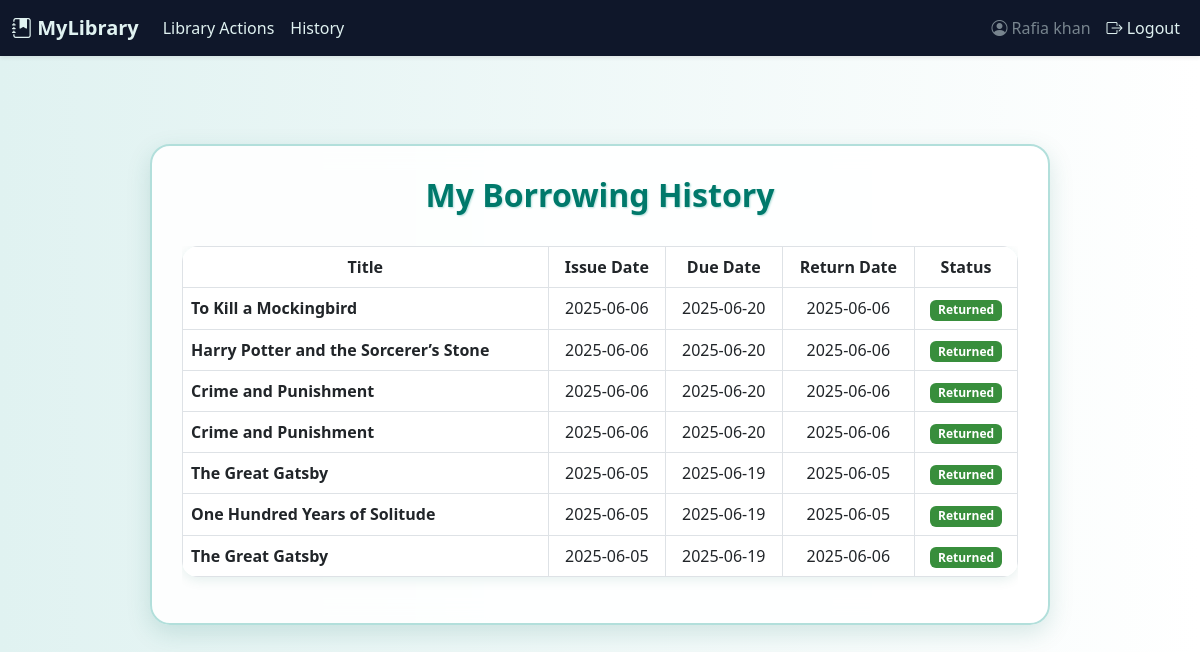
/user_history (signed in), run on the app's committed database.
### tables this page shows
CREATE TABLE Transactions (
    transaction_id INTEGER PRIMARY KEY AUTOINCREMENT,
    user_id INTEGER,
    book_id INTEGER,
    issue_date DATE NOT NULL,
    due_date DATE NOT NULL,
    return_date DATE,
    status TEXT DEFAULT 'borrowed',
    FOREIGN KEY (user_id) REFERENCES Users(user_id),
    FOREIGN KEY (book_id) REFERENCES Books(book_id)
);

CREATE TABLE Books (
    book_id INTEGER PRIMARY KEY AUTOINCREMENT,
    title TEXT NOT NULL,
    author_name TEXT,
    edition TEXT,
    publisher TEXT,
    language TEXT,
    published_year INTEGER,
    total_copies INTEGER DEFAULT 1,
    available_copies INTEGER DEFAULT 1
);

### routes/book_routes.py (the view)
    def wrapper(*args, **kwargs):
        if 'user_id' not in session:
            return redirect(url_for('auth.auth'))
        return view_func(*args, **kwargs)

### routes/book_routes.py (called while the page is built)
def login_required(view_func):
    def wrapper(*args, **kwargs):
        if 'user_id' not in session:
            return redirect(url_for('auth.auth'))
        return view_func(*args, **kwargs)
    wrapper.__name__ = view_func.__name__
    return wrapper

@book_bp.route('/user_history', methods=['GET'])
@login_required
def user_history():
    user_id = session['user_id']
    conn = sqlite3.connect('library.db')
    conn.row_factory = sqlite3.Row
    c = conn.cursor()
    c.execute("""
        SELECT B.title, T.issue_date, T.due_date, T.return_date, T.status
        FROM Transactions T
        JOIN Books B ON T.book_id = B.book_id
        WHERE T.user_id = ?
        ORDER BY T.issue_date DESC
    """, (user_id,))
    records = c.fetchall()
    conn.close()
    return render_template('user_history.html', records=records)

### templates/user_history.html (shortened to what this page needs)
{% extends 'base.html' %}
{% block content %}
<div class="glass-card">
    <h2 class="section-title">My Borrowing History</h2>
    {% if records %}
    <div class="table-responsive">
        <table class="table table-hover table-bordered align-middle text-center rounded-4 overflow-hidden">
            <thead>
                <tr>
                    <th>Title</th>
                    <th>Issue Date</th>
                    <th>Due Date</th>
                    <th>Return Date</th>
                    <th>Status</th>
                </tr>
            </thead>
            <tbody>
                {% for record in records %}
                <tr>
                    <td class="text-start fw-semibold">{{ record.title }}</td>
                    <td>{{ record.issue_date }}</td>
                    <td>{{ record.due_date }}</td>
                    <td>
                        {% if record.return_date %}
                            {{ record.return_date }}
                        {% else %}
                            <span class="text-warning">Not Returned</span>
                        {% endif %}
                    </td>
                    <td>
                        {% if record.status|lower == 'borrowed' %}
                            <span class="badge bg-warning">Borrowed</span>
                        {% elif record.status|lower == 'returned' %}
                            <span class="badge bg-success">Returned</span>
                        {% elif record.status|lower == 'overdue' %}
                            <span class="badge bg-danger">Overdue</span>
                        {% else %}
                            <span class="badge bg-secondary">{{ record.status }}</span>
                        {% endif %}
                    </td>
                </tr>
                {% endfor %}
            </tbody>
        </table>
    </div>
    {% else %}
    <div class="no-records">
        <i class="bi bi-hourglass-split"></i>
        <p>You haven't borrowed any books yet.</p>
    </div>
    {% endif %}
</div>
{% endblock %}

### templates/base.html (style rules this page uses)
body { background-color: #f8fafc; font-family: 'Segoe UI', Tahoma, Geneva, Verdana, sans-serif; }

### templates/user_history.html (style rules this page uses)
body { background: linear-gradient(to right, #e0f2f1, #ffffff); }
.glass-card { backdrop-filter: blur(15px); background: rgba(255, 255, 255, 0.9); border-radius: 20px; box-shadow: 0 8px 25px rgba(0, 105, 92, 0.15); padding: 30px; max-width: 900px; width: 100%; margin: 3rem auto; border: 2px solid #b2dfdb; }
h2.section-title { font-weight: 700; color: #00796b; text-align: center; margin-bottom: 2rem; text-shadow: 1px 1px 2px #b2dfdb; }
table { background-color: #ffffff; border-radius: 12px; overflow: hidden; box-shadow: 0 3px 12px rgba(0, 105, 92, 0.1); }
thead { background-color: #e0f2f1; color: #004d40; font-weight: 600; }
td, th { padding: 12px 15px; vertical-align: middle; }
.badge.bg-success { background-color: #388e3c !important; font-weight: 600; }

### data on the page
Transactions: title "To Kill a Mockingbird", issue_date "2025-06-06", due_date "2025-06-20", return_date "2025-06-06", status "Returned"
Transactions: title "Harry Potter and the Sorcerer’s Stone", issue_date "2025-06-06", due_date "2025-06-20", return_date "2025-06-06", status "Returned"
Transactions: title "Crime and Punishment", issue_date "2025-06-06", due_date "2025-06-20", return_date "2025-06-06", status "Returned"
Transactions: title "Crime and Punishment", issue_date "2025-06-06", due_date "2025-06-20", return_date "2025-06-06", status "Returned"
Transactions: title "The Great Gatsby", issue_date "2025-06-05", due_date "2025-06-19", return_date "2025-06-05", status "Returned"
Transactions: title "One Hundred Years of Solitude", issue_date "2025-06-05", due_date "2025-06-19", return_date "2025-06-05", status "Returned"
Transactions: title "The Great Gatsby", issue_date "2025-06-05", due_date "2025-06-19", return_date "2025-06-06", status "Returned"

### other printed values
{{ session.get('username') }} "Rafia khan"
